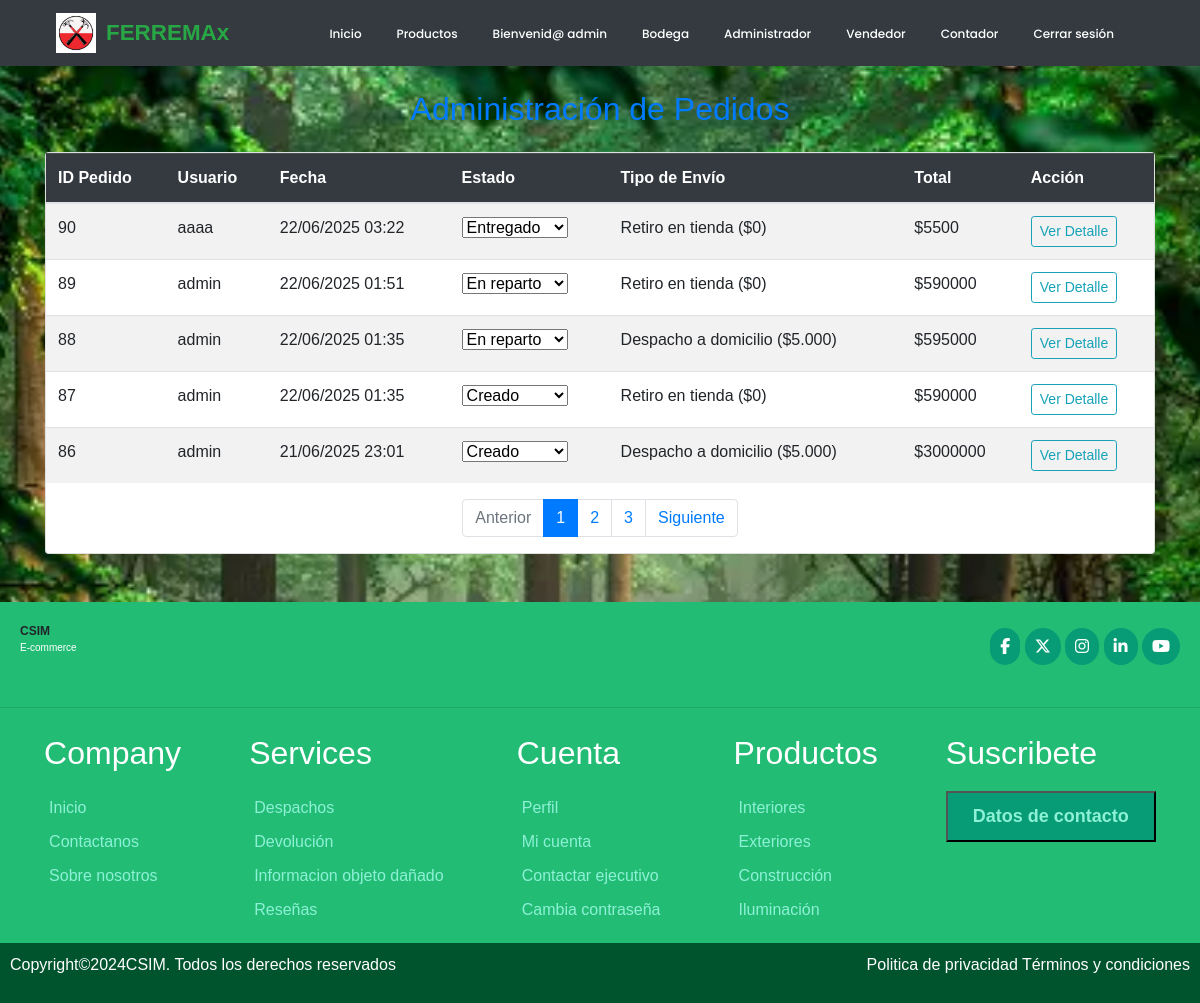
Page /panel/pedidos/ (signed in) on the earlier database version.
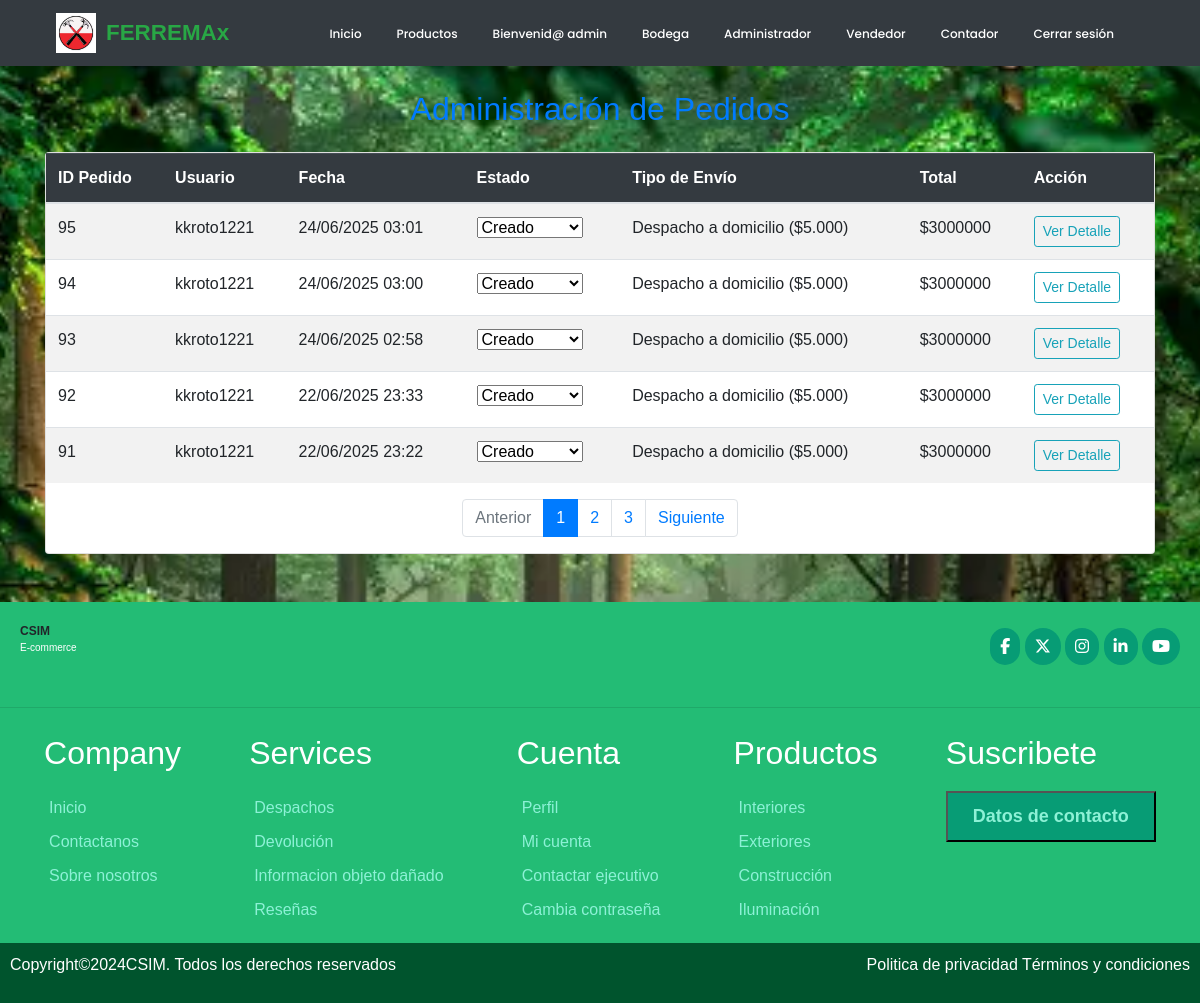
Same page on the later database version.
### ferreteria/models.py (models this page shows, shortened)
class Pedido(models.Model):
    id_pedido = models.AutoField(primary_key=True)
    user = models.ForeignKey(User, on_delete=models.CASCADE, default=1)
    fecha_compra = models.DateTimeField(auto_now_add=True)
    ESTADOS_PEDIDO = [
        ('creado', 'Creado'),
        ('pendiente', 'Pendiente'),
        ('pagado', 'Pagado'),
        ('rechazado','Pago Rechazado'),
        ('preparando', 'Preparando orden'),
        ('despachado', 'Despachado'),
        ('entregado', 'Entregado'),
    ]
    estado = models.CharField(max_length=20, choices = ESTADOS_PEDIDO, default='creado')
    OPCIONES_ENVIO = [
        ('retiro', 'Retiro en tienda ($0)'),
        ('domicilio', 'Despacho a domicilio ($5.000)'),
    ]
    tipo_envio = models.CharField(max_length=20, choices=OPCIONES_ENVIO,default='retiro')
    TIPO_PAGO = [
        ('transferencia', 'Transferencia'),
        ('tarjeta', 'Tarjeta'),
    ]
    tipo_pago = models.CharField(max_length=20,choices=TIPO_PAGO,default='transferencia')
    total = models.BigIntegerField()

### ferreteria/views.py (the view)
# urls.py: path('panel/pedidos/', views.panel_admin_pedidos, name='admin_panel_pedidos'),
@user_passes_test(lambda u: u.is_superuser)
@login_required
def panel_admin_pedidos(request):
    pedidos_list = Pedido.objects.select_related('user').order_by('-fecha_compra')
    paginator = Paginator(pedidos_list, 5)  # Muestra 10 pedidos por página
    page_number = request.GET.get('page')
    page_obj = paginator.get_page(page_number)
    return render(request, 'admin/admin_panel_pedidos.html', {'page_obj': page_obj})

### ferreteria/context_processor.py (called while the page is built, shortened)
def total_carrito(request):
    total = 0
    return {'total_carrito':int(total)}

### ferreteria/templates/admin/admin_panel_pedidos.html (shortened to what this page needs)
{% extends 'base.html' %}
{% load static %}
{% block css %}
<link rel="stylesheet" href="{% static 'css/estiloss.css' %}">
{% endblock %}
{% block contenido %}
<main class="container">
    <h2 class="text-center text-primary my-4">Administración de Pedidos</h2>
    <div class="card mb-4">
        <div class="table-responsive">
            <table class="table table-striped">
                <thead class="table-dark">
                    <tr>
                        <th>ID Pedido</th>
                        <th>Usuario</th>
                        <th>Fecha</th>
                        <th>Estado</th>
                        <th>Tipo de Envío</th>
                        <th>Total</th>
                        <th>Acción</th>
                    </tr>
                </thead>
                <tbody>
                    {% for pedido in page_obj %}
                    <tr>
                        <td>{{ pedido.id_pedido }}</td>
                        <td>{{ pedido.user.username }}</td>
                        <td>{{ pedido.fecha_compra|date:"d/m/Y H:i" }}</td>
                        <td>
                            <select class="form-select form-select-sm pedido-estado" data-id="{{ pedido.id_pedido }}">
                                <option value="creado" {% if pedido.estado == 'creado' %}selected{% endif %}>Creado</option>
                                <option value="despachado" {% if pedido.estado == 'despachado' %}selected{% endif %}>En reparto</option>
                                <option value="entregado" {% if pedido.estado == 'entregado' %}selected{% endif %}>Entregado</option>
                            </select>
                        </td>
                        <td>{{ pedido.get_tipo_envio_display }}</td>
                        <td>${{ pedido.total }}</td>
                        <td>
                            {% if pedido.id_pedido %}
                                <a href="{% url 'detallepedido' pedido.id_pedido %}" class="btn btn-sm btn-outline-info">Ver Detalle</a>
                            {% else %}
                                <span class="text-muted">Sin ID</span>
                            {% endif %}
                        </td>
                    </tr>
                    {% empty %}
                    <tr><td colspan="7" class="text-center">No hay pedidos registrados.</td></tr>
                    {% endfor %}
                </tbody>
            </table>
            <nav aria-label="Paginación de pedidos">
            <ul class="pagination justify-content-center">
                {% if page_obj.has_previous %}
                <li class="page-item">
                    <a class="page-link" href="?page={{ page_obj.previous_page_number }}">Anterior</a>
                </li>
                {% else %}
                <li class="page-item disabled">
                    <span class="page-link">Anterior</span>
                </li>
                {% endif %}
                {% for num in page_obj.paginator.page_range %}
                {% if page_obj.number == num %}
                    <li class="page-item active">
                    <span class="page-link">{{ num }}</span>
                    </li>
                {% elif num > page_obj.number|add:'-3' and num < page_obj.number|add:'3' %}
                    <li class="page-item">
                    <a class="page-link" href="?page={{ num }}">{{ num }}</a>
                    </li>
                {% endif %}
                {% endfor %}
                {% if page_obj.has_next %}
                <li class="page-item">
                    <a class="page-link" href="?page={{ page_obj.next_page_number }}">Siguiente</a>
                </li>
                {% else %}
                <li class="page-item disabled">
                    <span class="page-link">Siguiente</span>
                </li>
                {% endif %}
            </ul>
            </nav>
        </div>
    </div>
</main>
{% endblock %}

Differences in the rows shown:
no longer on this page (row unchanged): Pedido: id_pedido "90", user.username "aaaa", fecha_compra "22/06/2025 03:22", estado+id_pedido "Entregado", tipo_envio "Retiro en tienda ($0)", total "5500", shows "Ver Detalle"
no longer on this page (row unchanged): Pedido: id_pedido "89", user.username "admin", fecha_compra "22/06/2025 01:51", estado+id_pedido "En reparto", tipo_envio "Retiro en tienda ($0)", total "590000", shows "Ver Detalle"
no longer on this page (row unchanged): Pedido: id_pedido "88", user.username "admin", fecha_compra "22/06/2025 01:35", estado+id_pedido "En reparto", tipo_envio "Despacho a domicilio ($5.000)", total "595000", shows "Ver Detalle"
no longer on this page (row unchanged): Pedido: id_pedido "87", user.username "admin", fecha_compra "22/06/2025 01:35", estado+id_pedido "Creado", tipo_envio "Retiro en tienda ($0)", total "590000", shows "Ver Detalle"
no longer on this page (row unchanged): Pedido: id_pedido "86", user.username "admin", fecha_compra "21/06/2025 23:01", id_pedido "Creado", tipo_envio "Despacho a domicilio ($5.000)", total "3000000", shows "Ver Detalle"
added Pedido: id_pedido "95", user.username "kkroto1221", fecha_compra "24/06/2025 03:01", estado+id_pedido "Creado", tipo_envio "Despacho a domicilio ($5.000)", total "3000000", shows "Ver Detalle"
added Pedido: id_pedido "94", user.username "kkroto1221", fecha_compra "24/06/2025 03:00", estado+id_pedido "Creado", tipo_envio "Despacho a domicilio ($5.000)", total "3000000", shows "Ver Detalle"
added Pedido: id_pedido "93", user.username "kkroto1221", fecha_compra "24/06/2025 02:58", estado+id_pedido "Creado", tipo_envio "Despacho a domicilio ($5.000)", total "3000000", shows "Ver Detalle"
added Pedido: id_pedido "92", user.username "kkroto1221", fecha_compra "22/06/2025 23:33", id_pedido "Creado", tipo_envio "Despacho a domicilio ($5.000)", total "3000000", shows "Ver Detalle"
added Pedido: id_pedido "91", user.username "kkroto1221", fecha_compra "22/06/2025 23:22", id_pedido "Creado", tipo_envio "Despacho a domicilio ($5.000)", total "3000000", shows "Ver Detalle"
